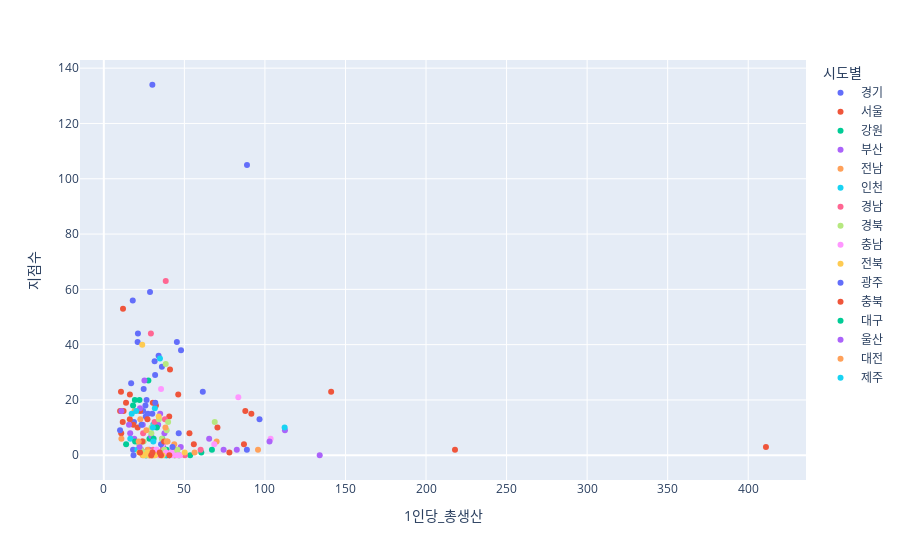

Here is the notebook cell this chart was saved with:
### Code cell
# 시군구별 인당 총생산과 지점수 그래프

fig = px.scatter(gungu2019, x = '1인당_총생산', y = '지점수', color = '시도별')
fig.show()

### Figure 1 — Plotly figure (JSON) as saved in the notebook; plotly's stock layout.template omitted (floating-point values rounded to 4 significant figures)
{"data": [{"hovertemplate": "시도별=경기<br>1인당_총생산=%{x}<br>지점수=%{y}<extra></extra>", "legendgroup": "경기", "marker": {"color": "#636efa", "symbol": "circle"}, "mode": "markers", "name": "경기", "orientation": "v", "showlegend": true, "type": "scatter", "x": [30.33, 21.18, 88.81, 24.74, 26.03, 18.72, 27.39, 31.54, 17.97, 18.44, 20.99, 47.93, 30.14, 31.84, 36.06, 46.5, 34.01, 30.09, 18.15, 36.81, 40.79, 24.45, 28.68, 25.84, 16.97, 96.65, 45.35, 61.44, 42.99, 26.56, 88.87], "xaxis": "x", "y": [0, 44, 2, 24, 14, 12, 15, 34, 56, 0, 41, 38, 134, 29, 32, 8, 36, 15, 2, 3, 0, 16, 59, 18, 26, 13, 41, 23, 1, 20, 105], "yaxis": "y"}, {"hovertemplate": "시도별=서울<br>1인당_총생산=%{x}<br>지점수=%{y}<extra></extra>", "legendgroup": "서울", "marker": {"color": "#EF553B", "symbol": "circle"}, "mode": "markers", "name": "서울", "orientation": "v", "showlegend": true, "type": "scatter", "x": [141.1, 22.51, 10.81, 30.41, 11.74, 18.31, 32.35, 70.53, 11.92, 10.11, 20.99, 16.15, 53.16, 27.09, 87.84, 40.6, 13.79, 46.2, 16.18, 91.59, 55.88, 10.66, 218.0, 411.0, 12.27], "xaxis": "x", "y": [23, 16, 8, 19, 12, 11, 18, 10, 53, 16, 10, 13, 8, 13, 16, 14, 19, 22, 22, 15, 4, 23, 2, 3, 16], "yaxis": "y"}, {"hovertemplate": "시도별=강원<br>1인당_총생산=%{x}<br>지점수=%{y}<extra></extra>", "legendgroup": "강원", "marker": {"color": "#00cc96", "symbol": "circle"}, "mode": "markers", "name": "강원", "orientation": "v", "showlegend": true, "type": "scatter", "x": [26.12, 44.0, 36.3, 38.76, 24.57, 46.73, 40.77, 36.76, 27.67, 53.6, 39.18, 43.45, 28.35, 26.08, 35.59, 37.09, 60.54, 38.95], "xaxis": "x", "y": [1, 0, 6, 0, 1, 0, 0, 1, 27, 0, 0, 1, 6, 0, 1, 1, 1, 2], "yaxis": "y"}, {"hovertemplate": "시도별=부산<br>1인당_총생산=%{x}<br>지점수=%{y}<extra></extra>", "legendgroup": "부산", "marker": {"color": "#ab63fa", "symbol": "circle"}, "mode": "markers", "name": "부산", "orientation": "v", "showlegend": true, "type": "scatter", "x": [112.4, 18.91, 34.99, 37.63, 47.75, 15.64, 25.22, 10.93, 29.5, 22.48, 28.13, 16.37, 33.74, 23.16, 74.35, 24.19], "xaxis": "x", "y": [9, 6, 15, 8, 3, 11, 27, 16, 7, 17, 2, 8, 11, 2, 2, 11], "yaxis": "y"}, {"hovertemplate": "시도별=전남<br>1인당_총생산=%{x}<br>지점수=%{y}<extra></extra>", "legendgroup": "전남", "marker": {"color": "#FFA15A", "symbol": "circle"}, "mode": "markers", "name": "전남", "orientation": "v", "showlegend": true, "type": "scatter", "x": [27.2, 24.37, 35.83, 70.03, 24.14, 43.74, 32.74, 19.08, 39.58, 25.99, 22.67, 29.58, 95.72, 37.42, 56.35, 23.28, 44.02, 28.49, 30.38, 31.48, 32.53, 29.5], "xaxis": "x", "y": [2, 1, 0, 5, 0, 4, 1, 16, 5, 1, 13, 0, 2, 1, 1, 1, 0, 0, 0, 0, 1, 1], "yaxis": "y"}, {"hovertemplate": "시도별=인천<br>1인당_총생산=%{x}<br>지점수=%{y}<extra></extra>", "legendgroup": "인천", "marker": {"color": "#19d3f3", "symbol": "circle"}, "mode": "markers", "name": "인천", "orientation": "v", "showlegend": true, "type": "scatter", "x": [26.22, 16.44, 30.7, 20.78, 17.32, 20.13, 34.85, 31.68, 37.86, 112.2], "xaxis": "x", "y": [0, 6, 11, 2, 15, 16, 35, 17, 0, 10], "yaxis": "y"}, {"hovertemplate": "시도별=경남<br>1인당_총생산=%{x}<br>지점수=%{y}<extra></extra>", "legendgroup": "경남", "marker": {"color": "#FF6692", "symbol": "circle"}, "mode": "markers", "name": "경남", "orientation": "v", "showlegend": true, "type": "scatter", "x": [37.96, 26.71, 44.21, 29.23, 25.8, 30.57, 41.57, 31.45, 31.54, 36.7, 24.41, 44.68, 38.44, 23.83, 50.3, 60.1, 28.12, 26.52], "xaxis": "x", "y": [13, 1, 2, 44, 1, 2, 1, 1, 12, 2, 8, 2, 63, 5, 0, 2, 0, 0], "yaxis": "y"}, {"hovertemplate": "시도별=경북<br>1인당_총생산=%{x}<br>지점수=%{y}<extra></extra>", "legendgroup": "경북", "marker": {"color": "#B6E880", "symbol": "circle"}, "mode": "markers", "name": "경북", "orientation": "v", "showlegend": true, "type": "scatter", "x": [29.63, 39.92, 45.79, 68.85, 36.16, 39.01, 23.06, 36.47, 24.71, 43.05, 34.23, 23.83, 25.3, 29.5, 37.52, 21.94, 34.43, 46.64, 27.29, 25.41, 33.57, 36.07, 38.43], "xaxis": "x", "y": [10, 12, 2, 12, 1, 9, 2, 0, 5, 1, 13, 1, 0, 8, 2, 4, 0, 0, 0, 1, 1, 6, 33], "yaxis": "y"}, {"hovertemplate": "시도별=충남<br>1인당_총생산=%{x}<br>지점수=%{y}<extra></extra>", "legendgroup": "충남", "marker": {"color": "#FF97FF", "symbol": "circle"}, "mode": "markers", "name": "충남", "orientation": "v", "showlegend": true, "type": "scatter", "x": [36.64, 33.79, 41.87, 32.86, 68.56, 42.63, 29.47, 103.5, 45.59, 83.48, 42.09, 35.53, 38.6, 47.24, 32.58], "xaxis": "x", "y": [4, 0, 1, 2, 4, 0, 1, 6, 0, 21, 1, 24, 1, 0, 2], "yaxis": "y"}, {"hovertemplate": "시도별=전북<br>1인당_총생산=%{x}<br>지점수=%{y}<extra></extra>", "legendgroup": "전북", "marker": {"color": "#FECB52", "symbol": "circle"}, "mode": "markers", "name": "전북", "orientation": "v", "showlegend": true, "type": "scatter", "x": [31.87, 34.06, 36.41, 22.02, 29.89, 29.79, 28.57, 50.2, 27.17, 28.49, 24.76, 23.85, 28.47, 27.22], "xaxis": "x", "y": [0, 14, 0, 1, 0, 0, 0, 1, 1, 1, 0, 40, 0, 1], "yaxis": "y"}, {"hovertemplate": "시도별=광주<br>1인당_총생산=%{x}<br>지점수=%{y}<extra></extra>", "legendgroup": "광주", "marker": {"color": "#636efa", "symbol": "circle"}, "mode": "markers", "name": "광주", "orientation": "v", "showlegend": true, "type": "scatter", "x": [31.94, 10.08, 42.61, 23.42, 35.53], "xaxis": "x", "y": [19, 9, 3, 11, 4], "yaxis": "y"}, {"hovertemplate": "시도별=충북<br>1인당_총생산=%{x}<br>지점수=%{y}<extra></extra>", "legendgroup": "충북", "marker": {"color": "#EF553B", "symbol": "circle"}, "mode": "markers", "name": "충북", "orientation": "v", "showlegend": true, "type": "scatter", "x": [35.51, 40.67, 34.7, 22.47, 30.22, 77.93, 23.99, 29.46, 86.99, 41.09, 37.38], "xaxis": "x", "y": [0, 0, 1, 1, 1, 1, 5, 0, 4, 31, 5], "yaxis": "y"}, {"hovertemplate": "시도별=대구<br>1인당_총생산=%{x}<br>지점수=%{y}<extra></extra>", "legendgroup": "대구", "marker": {"color": "#00cc96", "symbol": "circle"}, "mode": "markers", "name": "대구", "orientation": "v", "showlegend": true, "type": "scatter", "x": [13.85, 19.26, 32.94, 30.92, 22.16, 19.43, 18.17, 67.11], "xaxis": "x", "y": [4, 20, 10, 6, 20, 5, 18, 2], "yaxis": "y"}, {"hovertemplate": "시도별=울산<br>1인당_총생산=%{x}<br>지점수=%{y}<extra></extra>", "legendgroup": "울산", "marker": {"color": "#ab63fa", "symbol": "circle"}, "mode": "markers", "name": "울산", "orientation": "v", "showlegend": true, "type": "scatter", "x": [102.9, 134.0, 65.39, 82.55, 22.2], "xaxis": "x", "y": [5, 0, 6, 2, 3], "yaxis": "y"}, {"hovertemplate": "시도별=대전<br>1인당_총생산=%{x}<br>지점수=%{y}<extra></extra>", "legendgroup": "대전", "marker": {"color": "#FFA15A", "symbol": "circle"}, "mode": "markers", "name": "대전", "orientation": "v", "showlegend": true, "type": "scatter", "x": [39.01, 10.92, 26.44, 38.25, 21.64], "xaxis": "x", "y": [5, 6, 9, 10, 5], "yaxis": "y"}, {"hovertemplate": "시도별=제주<br>1인당_총생산=%{x}<br>지점수=%{y}<extra></extra>", "legendgroup": "제주", "marker": {"color": "#19d3f3", "symbol": "circle"}, "mode": "markers", "name": "제주", "orientation": "v", "showlegend": true, "type": "scatter", "x": [30.72, 30.47], "xaxis": "x", "y": [5, 10], "yaxis": "y"}], "layout": {"legend": {"title": {"text": "시도별"}, "tracegroupgap": 0}, "margin": {"t": 60}, "xaxis": {"anchor": "y", "domain": [0, 1], "title": {"text": "1인당_총생산"}}, "yaxis": {"anchor": "x", "domain": [0, 1], "title": {"text": "지점수"}}}}
